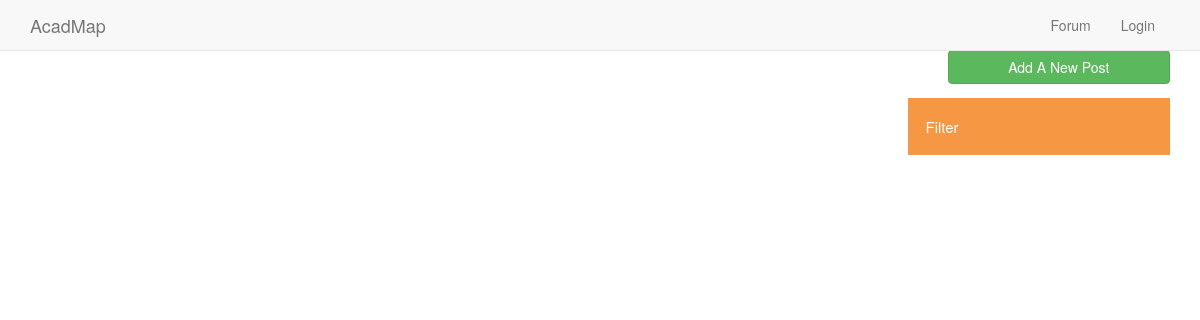
The app's page /forum_related/forum.php, older data.
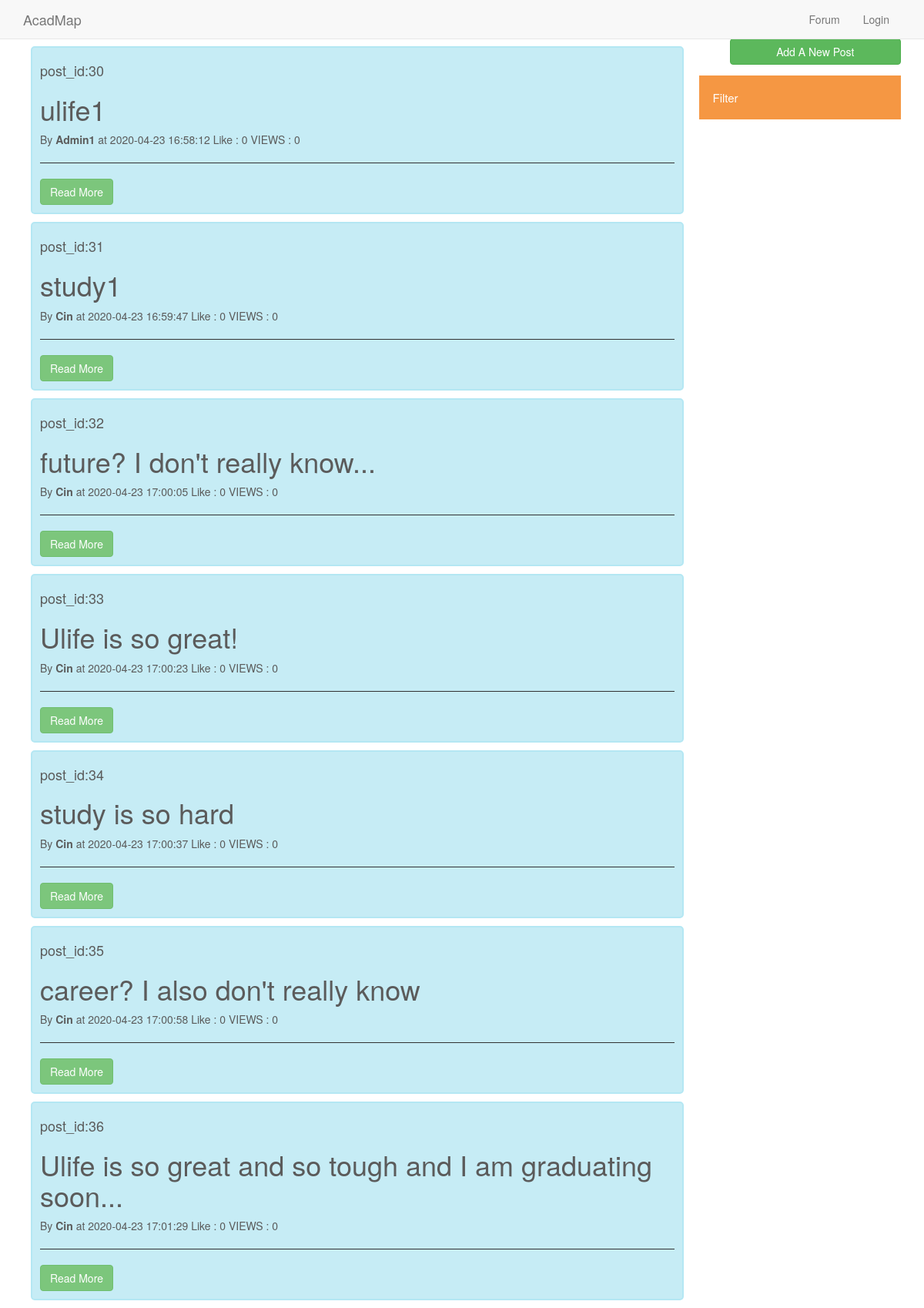
The same page, newer data.
### tables this page shows
CREATE TABLE `forum` (
  `post_id` int(8) UNSIGNED NOT NULL,
  `post_title` varchar(128) NOT NULL,
  `post_date` timestamp NOT NULL DEFAULT current_timestamp(),
  `author_id` int(8) UNSIGNED NOT NULL,
  `author_name` varchar(16) NOT NULL,
  `category` varchar(16) DEFAULT NULL,
  `like_number` int(8) UNSIGNED DEFAULT 0,
  `view_number` int(8) UNSIGNED NOT NULL DEFAULT 0
);

### forum_related/FetchPost.php (the view)
<?php foreach($postinfo as $key => $post){?>
  <div id="post_id" class="containers" onclick="pagetrans()">
    <h4><?php echo "post_id:" . $post["post_id"]; ?></h4>
    <p><h1><?php echo $post["post_title"];?></h1></p>
    <p>By <strong> <?php echo $post["author_name"];?> </strong> at <?php echo $post["post_date"];?> <?php echo "Like : " . $post["like_number"]; echo " VIEWS : " . $post["view_number"];?></p><hr>
    <a href="post.php?post_id=<?= $post['post_id'] ?>" class="btn btn-success">Read More</a>
  </div>
<?php }?>

### navbar.php
<nav class="navbar navbar-default navbar-fixed-top">
    <div class="container">
      <a href="index.php" class="navbar-brand">AcadMap</a>
      <div class="container-fluid">
        <ul class="nav navbar-nav navbar-right">
          <?php
          if(isset($_SESSION["signed_in"])){
              echo "<li><a href='../forum_related/forum.php'>Forum</a></li>";
              echo "<li><a href='../chat_related/chat_messages.php'>Chat</a></li>";
              echo "<li><a href='../forum_related/myprofile.php'>My Profile</a></li>";
              echo "<li><a href='../forum_related/user_post_history.php'>Post History</a></li>";
              echo "<li><a>Welcome, ".$_SESSION['username']."!</a></li>";
              echo "<li><a href='../logout.php'>Logout</a></li>";
          }else{
              echo "<li><a href='../forum_related/forum.php'>Forum</a></li>";
              echo "<li><a href='../login_related/login.php'>Login</a></li>";
          }
          ?>
        </ul>
      </div>
    </div>
  </nav>

### forum_related/forum.php (shortened to what this page needs)
<?php
  include("../ConnectDatabase.php");
  include("../navbar.php");
  $sql = "SELECT * FROM forum";
  $defaultresult = mysqli_query($connect,$sql);
  $postinfo = mysqli_fetch_all($defaultresult, MYSQLI_ASSOC);
?>
<!DOCTYPE html>
<html>
<head>
<link rel="stylesheet" href="../css/bootstrap.min.css">
<link rel="stylesheet" href="../css/main.css">
</head>
<body>
  <div class="container-fluid">
        <div class="col-sm-9">
      <?php include("FetchPost.php") ?>
    </div>
    <div class="col-sm-3">
      <div class="content1" style='margin-left:40px' >
    <form action="add_post.php" method = "POST">
			<input class="btn-block submit btn btn-success"  type="submit" name="add" value="Add A New Post"/>
      </form>
		</div>
      <button class="collapsible">Filter</button>
    </div>
  </div>
</body>

### css/main.css (style rules this page uses)
body { padding-top: 50px; }
.containers { border: 2px solid #A2E2F1; background-color: #B8E8F3; border-radius: 5px; padding: 10px; width: 100%; margin: 10px 10px; opacity: 0.8; }
.collapsible { background-color: #F59743; color: white; cursor: pointer; padding: 18px; width: 100%; border: none; text-align: left; outline: none; font-size: 15px; }
hr { border-color: #000000; }

Row changes from the older to the newer data that the page shows:
added forum: post_id "30", post_title "ulife1", author_name "Admin1", post_date "2020-04-23 16:58:12", like_number "0", view_number "0"
added forum: post_id "31", post_title "study1", author_name "Cin", post_date "2020-04-23 16:59:47", like_number "0", view_number "0"
added forum: post_id "32", post_title "future? I don't really know...", author_name "Cin", post_date "2020-04-23 17:00:05", like_number "0", view_number "0"
added forum: post_id "33", post_title "Ulife is so great!", author_name "Cin", post_date "2020-04-23 17:00:23", like_number "0", view_number "0"
added forum: post_id "34", post_title "study is so hard", author_name "Cin", post_date "2020-04-23 17:00:37", like_number "0", view_number "0"
added forum: post_id "35", post_title "career? I also don't really know", author_name "Cin", post_date "2020-04-23 17:00:58", like_number "0", view_number "0"
added forum: post_id "36", post_title "Ulife is so great and so tough and I am graduating soon...", author_name "Cin", post_date "2020-04-23 17:01:29", like_number "0", view_number "0"
